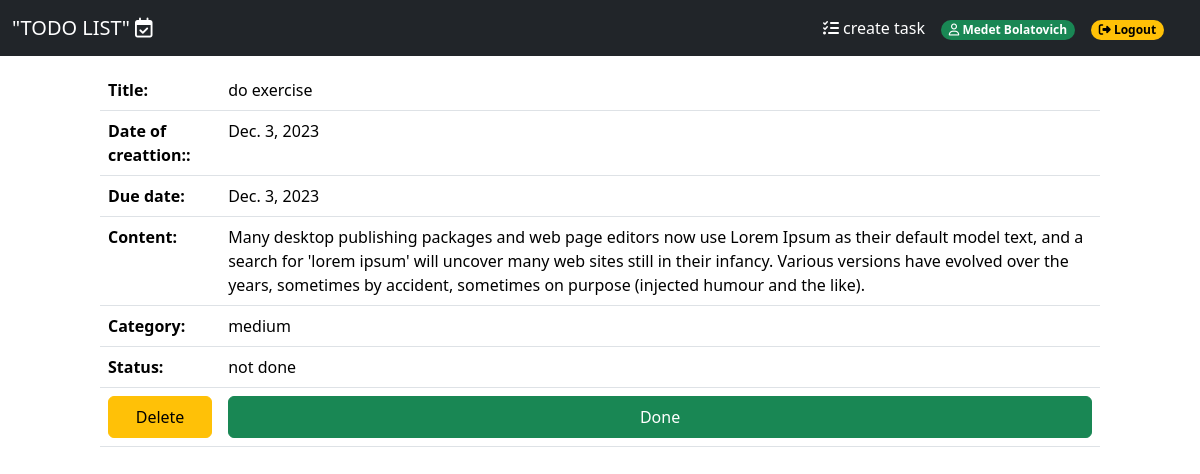
Page /detail/12/ (signed in) on the committed database.
### app/models.py (models this page shows)
class Todolist(models.Model):
    title = models.CharField(max_length=250)
    content = models.TextField(blank=True)
    created = models.DateField(default=timezone.now().strftime("%Y-%m-%d"))
    due_date = models.DateField(default=timezone.now().strftime("%Y-%m-%d"))
    category = models.ForeignKey(Category, on_delete=models.PROTECT)
    user = models.ForeignKey(User, on_delete=models.CASCADE)
    status = models.BooleanField(verbose_name="Status", default=False, null=True, blank=True)
    class Meta:
        ordering = ['-created']

class Category(models.Model):
    name = models.CharField(max_length=30)
    class Meta:
        verbose_name = "Category"
        verbose_name_plural = "Categories"
    def __str__(self):
        return self.name

### app/views.py (the view, shortened to what this page needs)
# urls.py: path('detail/<int:pk>/', TodoDetailView.as_view(), name='detail'),
class TodoDetailView(View):
    def get(self, request, pk):
        todo = Todolist.objects.get(user=request.user.id, pk=pk)
        context = {'info':todo}
        return render(request, 'detail.html', context)

### templates/detail.html (shortened to what this page needs)
{% extends "base.html" %}
{% block content %}
<div class="container">
            <table class="table mx-auto d-block" style="width: 1000px;">
                <tr>
                    <th> Title: </th>
                    <td> {{ info.title }} </td>
                </tr>
                <tr>
                    <th> Date of creattion:: </th>
                    <td> {{ info.created }} </td>
                </tr>
                <tr>
                    <th> Due date: </th>
                    <td> {{ info.due_date }} </td>
                </tr>
                <tr>
                    <th> Content: </th>
                    <td> {{ info.content }} </td>
                </tr>
                <tr>
                    <th> Category: </th>
                    <td> {{ info.category }} </td>
                </tr>
                <tr>
                    <th> Status: </th>
                    <td> {% if info.status %} done {% else %} not done {% endif %} </td>
                </tr>
                <tr>
                    <form method="post">
                    <td>
                        <a class="btn btn-warning w-100 py-2" href="{% url 'delete' info.pk %}" class="delete"> Delete </a>
                    </td>
                    <td>
                        <button class="btn btn-success w-100 py-2" type="submit"> Done </button>
                    </td>
                    </form>
                </tr>
            </table>
</div>
{% endblock %}

### templates/base.html (shortened to what this page needs)
{% load static %}
<!DOCTYPE html>
<html lang="en">
<head>
    <link href="https://cdn.jsdelivr.net/npm/bootstrap@5.3.2/dist/css/bootstrap.min.css" rel="stylesheet">
</head>
<body>
    <nav class="navbar navbar-expand-md navbar-dark fixed-top bg-dark">
        <div class="container-fluid">
            <a class="navbar-brand" href="{% url 'todolist' %}"> "TODO LIST" <i class="fa-regular fa-calendar-check"></i></a>
            <div class="offcanvas offcanvas-end text-bg-dark" tabindex="-1" id="offcanvasNavbar2" aria-labelledby="offcanvasNavbar2Label">
                <div class="offcanvas-body">
                    <ul class="navbar-nav justify-content-end flex-grow-1 pe-3">
                        {% if request.user.is_authenticated %}
                        <li class="nav-item">
                            <a class="nav-link active" aria-current="page" href="{% url 'todocreate' %}"><i class="fa-solid fa-list-check"></i> create task</a>
                        </li>
                        <li class="nav-item">
                            <span class="nav-link active" aria-current="page"><span class="badge text-bg-success rounded-pill" > <i class="fa-regular fa-user"></i>   {{ request.user.first_name }} </span></span>
                        </li>
                        <li class="nav-item">
                            <a class="nav-link active" aria-current="page" href="{% url 'logout' %}"> <span class="badge text-bg-warning rounded-pill"><i class="fa-solid fa-right-from-bracket"></i>  Logout</span> </a>
                        </li>
                        {% endif %}
                    </ul>
                </div>
            </div>
        </div>
    </nav>
    <div style="margin-top: 70px;">
        {% block content %}
        {% endblock %}
    </div>
</body>
</html>

### rows in the picture
Todolist: title "do exercise", created "Dec. 3, 2023", due_date "Dec. 3, 2023", content "Many desktop publishing packages and web page editors now use Lorem Ipsum as their default model text, and a search for 'lorem ipsum' will uncover many web sites still in their infancy. Various versions have evolved over the years, sometimes by accident, sometimes on purpose (injected humour and the like).", category "medium"

### other values in the picture
{{ request.user.first_name }} "Medet Bolatovich"
